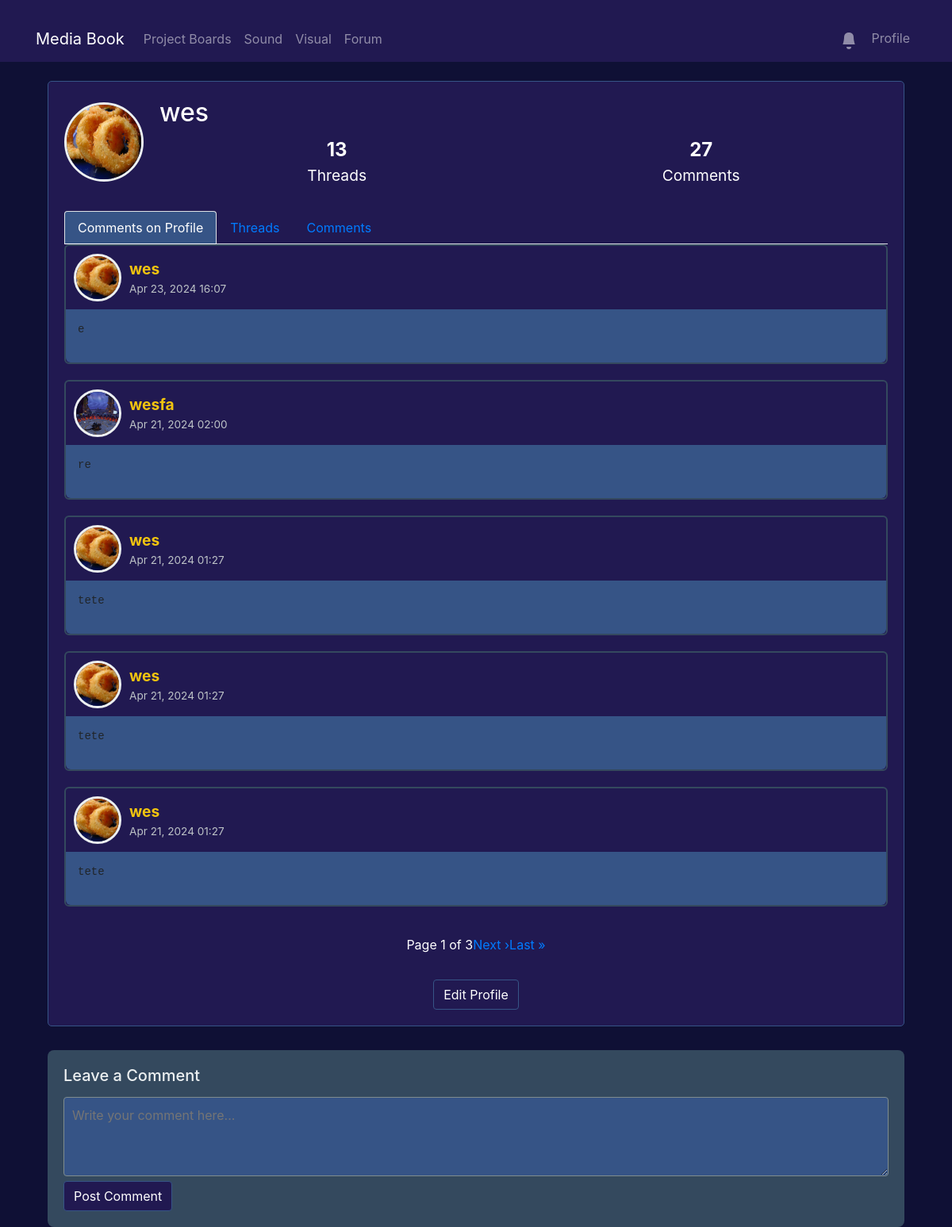
/profile/ (signed in), run on the app's committed database.
### ProfileApp/models.py (models this page shows, shortened)
class Profile(models.Model):
    user = models.OneToOneField(User, on_delete=models.CASCADE)
    profile_picture = models.ImageField(upload_to='profile_pics', default='profile_pics/default.png')
    personal_info = models.TextField(max_length=500, blank=True)
    firstName = models.TextField(max_length=25, blank=True)
    lastName = models.TextField(max_length=25, blank=True)
    displayName = models.BooleanField(default=False)
    email = models.EmailField(max_length=100, blank=True)
    displayEmail = models.BooleanField(default=False)
    phoneNumber = models.CharField(max_length=10, blank=True)
    displayNumber = models.BooleanField(default=False)

class ProfileComment(models.Model):
    profile = models.ForeignKey(Profile, related_name='comments', on_delete=models.CASCADE)
    user = models.ForeignKey(User, related_name='profile_comments', on_delete=models.CASCADE)
    content = models.TextField()
    created_at = models.DateTimeField(auto_now_add=True)

### ProfileApp/views.py (the view, shortened to what this page needs)
# urls.py: path('profile/', include('ProfileApp.urls')),
@login_required
def profile(request, username=None):
    if username:
        user = get_object_or_404(User, username=username)
    else:
        user = request.user
    profile, created = Profile.objects.get_or_create(user=user)
    comments_query = ProfileComment.objects.filter(profile=profile).order_by('-created_at')
    threads_query = Thread.objects.filter(original_poster=user).order_by('-created_at')
    user_comments_query = Comment.objects.filter(user=user).order_by('-created_at')
    thread_count = threads_query.count()
    comment_count = user_comments_query.count()
    likes_received = 0
    likes_given = 0
    threads_page = request.GET.get('threads_page', 1)
    user_comments_page = request.GET.get('user_comments_page', 1)
    profile_comments_page = request.GET.get('profile_comments_page', 1)
    threads_paginator = Paginator(threads_query, 5)
    user_comments_paginator = Paginator(user_comments_query, 5)
    profile_comments_paginator = Paginator(comments_query, 5)
    try:
        threads = threads_paginator.page(threads_page)
        user_comments = user_comments_paginator.page(user_comments_page)
        profile_comments = profile_comments_paginator.page(profile_comments_page)
    except PageNotAnInteger:
        threads = threads_paginator.page(1)
        user_comments = user_comments_paginator.page(1)
        profile_comments = profile_comments_paginator.page(1)
    except EmptyPage:
        threads = threads_paginator.page(threads_paginator.num_pages)
        user_comments = user_comments_paginator.page(user_comments_paginator.num_pages)
        profile_comments = profile_comments_paginator.page(profile_comments_paginator.num_pages)
    comment_form = ProfileCommentForm(request.POST or None)
    context = {
        'user_profile': user,
        'profile': profile,
        'threads': threads,
        'user_comments': user_comments,
        'comments': profile_comments,
        'comment_form': comment_form,
        'thread_count': thread_count,
        'comment_count': comment_count,
    }
    return render(request, 'profiles/profile.html', context)

### ProfileApp/forms.py
class ProfileCommentForm(forms.ModelForm):
    class Meta:
        model = ProfileComment
        fields = ['content']
        widgets = {
            'content': forms.Textarea(attrs={'class': 'form-control', 'rows': 3})
        }

### Forum/context_processors.py (called while the page is built)
def notifications(request):
    if request.user.is_authenticated:
        return {
            'global_notifications': Notification.objects.filter(to_user=request.user, is_read=False).order_by('-date')
        }
    return {}

### ProfileApp/templates/profiles/profile.html (shortened to what this page needs)
{% extends "base.html" %}
{% block content %}
<div class="container mt-4">
    <div class="profile-container">
        <div class="profile-header">
            <img src="{{ profile.profile_picture.url }}" alt="{{ user_profile.username }}'s Profile Image" class="profile-image">
            <div class="user-details">
                <h2>{{ user_profile.username }}</h2>
                <div class="user-stats">
                    <div class="stat-item">
                        <div class="stat-count">{{ thread_count }}</div>
                        <div>Threads</div>
                    </div>
                    <div class="stat-item">
                        <div class="stat-count">{{ comment_count }}</div>
                        <div>Comments</div>
                    </div>
                </div>
            </div>
        </div>
        <ul class="nav nav-tabs" id="profileTabs">
            <li class="nav-item">
                <a class="nav-link" id="comments-tab" data-toggle="tab" href="#comments" role="tab" aria-controls="comments" aria-selected="false">Comments on Profile</a>
            </li>
            <li class="nav-item">
                <a class="nav-link" id="threads-tab" data-toggle="tab" href="#threads" role="tab" aria-controls="threads" aria-selected="false">Threads</a>
            </li>
            <li class="nav-item">
                <a class="nav-link" id="user-comments-tab" data-toggle="tab" href="#user-comments" role="tab" aria-controls="user-comments" aria-selected="false">Comments</a>
            </li>
        </ul>
        <div class="tab-content">
            <div class="tab-pane fade show active" id="comments" role="tabpanel" aria-labelledby="comments-tab">
                {% for comment in comments %}
                    <div class="comment-wrapper">
                      <div class="comment-header">
                        {% if comment.user.profile.profile_picture %}
                          <img src="{{ comment.user.profile.profile_picture.url }}" alt="{{ comment.user.username }}'s profile picture" class="profile-picture">
                        {% else %}
                        {% load static %}
                        {% endif %}
                        <div class="comment-details">
                          <span class="comment-author">{{ comment.user.username }}</span>
                          <div class="comment-metadata">
                            <span>{{ comment.created_at|date:"M d, Y H:i" }}</span>
                          </div>
                        </div>
                      </div>
                      <div class="comment-body">
                        {% autoescape off %}
                          <pre>{{ comment.content }}</pre>
                        {% endautoescape %}
                    </div>
                </div>
                {% endfor %}
                <div class="pagination">
                  <span>Page {{ comments.number }} of {{ comments.paginator.num_pages }}</span>
                  {% if comments.has_next %}
                  <a href="?profile_comments_page={{ comments.next_page_number }}">Next &rsaquo;</a>
                  <a href="?profile_comments_page={{ comments.paginator.num_pages }}">Last &raquo;</a>
                  {% endif %}
                </div>
            </div>
                    {% for comment in user_comments %}
                        {% if comment.user.profile.profile_picture %}
                          <img src="{{ comment.user.profile.profile_picture.url }}" alt="{{ comment.user.username }}'s profile picture" class="profile-picture">
                        {% else %}
                        {% load static %}
                        {% endif %}
                    {% endfor %}
        </div>
        {% if user.is_authenticated and user == profile.user %}
        <div class="mt-3 text-center">
            <a href="{% url 'ProfileApp:edit_profile' %}" class="btn btn-primary">Edit Profile</a>
        </div>
        {% endif %}
    </div>
    {% if user.is_authenticated %}
  <div class="comment-form-wrapper">
    <h5>Leave a Comment</h5>
    <form method="post">
      <textarea name="content" class="comment-form-textarea" placeholder="Write your comment here..."></textarea>
      <button type="submit" class="btn">Post Comment</button>
    </form>
  </div>
  {% else %}
  <p class="mt-4">Please <a href="{% url 'login' %}">log in</a> to post a comment.</p>
  {% endif %}
</div>
{% endblock %}

### ProfileApp/templates/profiles/profile.html (style rules this page uses)
.profile-container { background-color: #211951; color: white; padding: 20px; margin-bottom: 20px; border-radius: 5px; border: 1px solid #365486; }
.profile-header { margin-bottom: 30px; }
.btn-primary { background-color: #211951; border-color: #365486; }
.nav-tabs .nav-item.show .nav-link, .nav-tabs .nav-link.active { background-color: #365486; color: white; }
.container { margin-top: 20px; }
.comment-header { background-color: #211951; color: #ecf0f1; padding: 10px; border-top-left-radius: 6px; border-top-right-radius: 6px; display: flex; align-items: center; justify-content: space-between; }
.comment-body { background-color: #365486; padding: 15px; border-bottom-left-radius: 6px; border-bottom-right-radius: 6px; }
.comment-wrapper { margin-bottom: 20px; border-radius: 6px; border: 2px solid #34495e; }
.profile-picture { width: 60px; height: 60px; border-radius: 50%; margin-right: 10px; border: 3px solid #ecf0f1; object-fit: cover; }
.comment-details { flex-grow: 1; }
.comment-author { font-size: 1.2rem; color: #f1c40f; font-weight: bold; margin-right: 5px; }
.comment-metadata { font-size: 0.85rem; color: #bdc3c7; }
.comment-body { font-size: 1rem; color: #ecf0f1 !important; }
.comment-form-wrapper { background-color: #34495e; padding: 20px; border-radius: 8px; margin-top: 30px; }
.comment-form-wrapper h5 { color: #ecf0f1; margin-bottom: 15px; }
.comment-form-textarea { width: 100%; padding: 10px; border-radius: 4px; border: 1px solid #7f8c8d; min-height: 100px; background-color: #365486; color: white; }
.profile-header { display: flex; align-items: center; justify-content: space-between; margin-bottom: 30px; }
.profile-image { width: 100px; height: 100px; border-radius: 50%; border: 3px solid #ecf0f1; }
.user-details { flex-grow: 1; padding-left: 20px; }
.user-stats { display: flex; justify-content: space-around; font-size: 1.2rem; margin-top: 10px; }
.stat-item { display: flex; flex-direction: column; align-items: center; }
.stat-count { font-size: 1.5rem; font-weight: bold; }

### data on the page
Profile: profile_picture (picture)
ProfileComment: user.profile.profile_picture (picture), user.username "wes", created_at "Apr 23, 2024 16:07", content "e"
ProfileComment: user.profile.profile_picture (picture), user.username "wesfa", created_at "Apr 21, 2024 02:00", content "re"
ProfileComment: user.profile.profile_picture (picture), user.username "wes", created_at "Apr 21, 2024 01:27", content "tete"
ProfileComment: user.profile.profile_picture (picture), user.username "wes", created_at "Apr 21, 2024 01:27", content "tete"
ProfileComment: user.profile.profile_picture (picture), user.username "wes", created_at "Apr 21, 2024 01:27", content "tete"

### other printed values
{{ user_profile.username }} "wes"
{{ thread_count }} "13"
{{ comment_count }} "27"
{{ comments.number }} "1"
{{ comments.paginator.num_pages }} "3"
